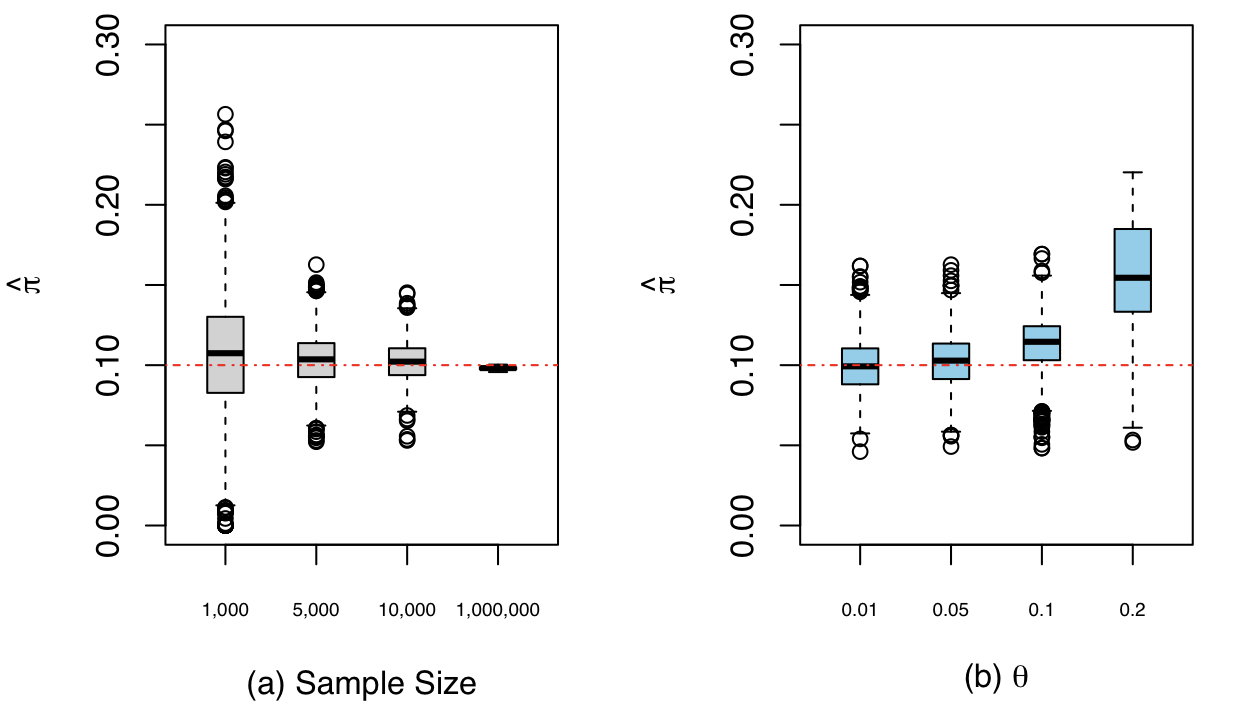

The R source for this figure:

## Script to generate Figure3

par(mfrow = c(1,2))

## Vary sample size with theta parameter
setwd("/Users/nicholeyang/Desktop/research2/github code/Data/Vary_SampleSizeTheta")
res1 = read.csv("result_1.csv", header = FALSE)
res2 = read.csv("result_2.csv",header = FALSE)
res3 = read.csv("result_3.csv",header = FALSE)
res4 = read.csv("result_1million_theta.csv",header = FALSE)


boxplot(res1$V1, res2$V1, res3$V1, res4$V1, boxwex=0.4, cex.axis =1, col = "lightgrey", xlab = "(a) Sample Size",ylab =expression(hat(pi)), ylim=c(0,0.3))
mtext("",1,line=1,at=0, cex=0.6)
mtext("1,000",1,line=1,at=1, cex=0.6)
mtext("5,000",1,line=1,at=2, cex=0.6)
mtext("10,000",1,line=1,at=3, cex=0.6)
mtext("1,000,000",1,line=1,at=4, cex=0.6)
abline(h=0.1, col="red", lty= 4)


## Vary theta parameter 
setwd("/Users/nicholeyang/Desktop/research2/github code/Data/Vary_Theta")
theta1 = read.csv("result_theta1.csv", header = FALSE)
theta2 = read.csv("result_theta2.csv", header = FALSE)
theta3 = read.csv("result_theta3.csv", header = FALSE)
theta4 = read.csv("result_theta4.csv", header = FALSE)

boxplot(theta1$V1, theta2$V1, theta3$V1, theta4$V1, boxwex=0.4, cex.axis =1, col = "skyblue", 
        xlab = expression(paste("(b) ", theta)), ylab =expression(hat(pi)),ylim=c(0,0.3))
mtext("",1,line=1,at=0, cex=0.6)
mtext("0.01",1,line=1,at=1, cex=0.6)
mtext("0.05",1,line=1,at=2, cex=0.6)
mtext("0.1",1,line=1,at=3, cex=0.6)
mtext("0.2",1,line=1,at=4, cex=0.6)
abline(h=0.1, col="red", lty= 4)
